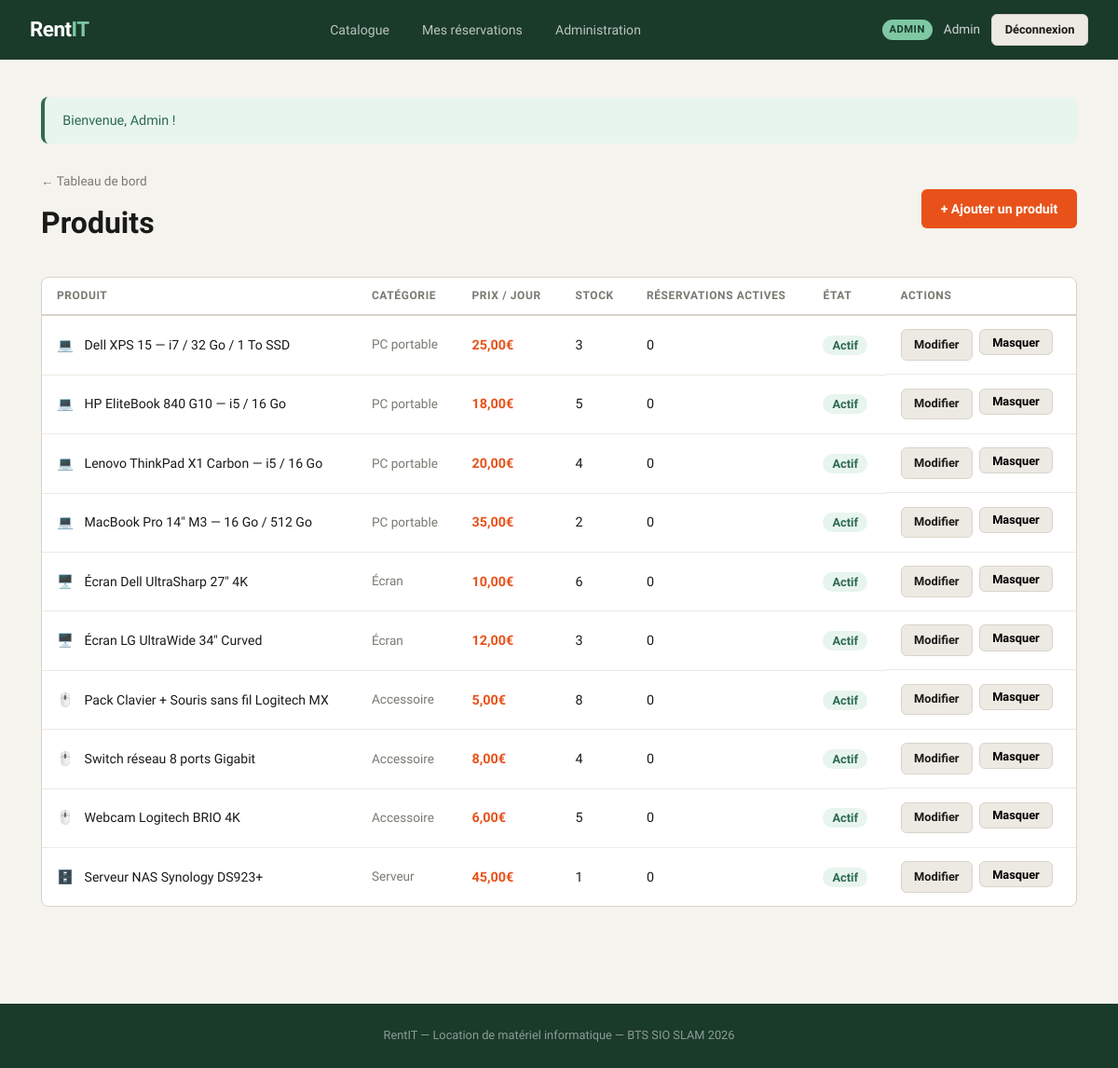
The page /admin/produits.php (signed in) on the database its author committed.
### tables this page shows
CREATE TABLE IF NOT EXISTS `produits` (
  `id` int NOT NULL AUTO_INCREMENT,
  `nom` varchar(200) NOT NULL,
  `description` text NOT NULL,
  `categorie` enum('PC portable','Écran','Accessoire','Serveur','Autre') DEFAULT 'Autre',
  `prix_jour` decimal(8,2) NOT NULL,
  `stock` int NOT NULL DEFAULT '1',
  `image` varchar(255) DEFAULT 'default.jpg',
  `disponible` tinyint(1) DEFAULT '1',
  `created_at` datetime DEFAULT CURRENT_TIMESTAMP,
  PRIMARY KEY (`id`)
);

### admin/produits.php (the view, shortened to what this page needs)
<?php
require_once __DIR__ . '/../config/db.php';
$produits = $pdo->query('SELECT p.*, (SELECT COUNT(*) FROM reservations r WHERE r.produit_id = p.id AND r.statut IN ("confirmée","en_cours")) AS reservations_actives FROM produits p ORDER BY p.categorie, p.nom')->fetchAll();
$icons = ['PC portable' => '💻', 'Écran' => '🖥️', 'Accessoire' => '🖱️', 'Serveur' => '🗄️', 'Autre' => '📦'];
require_once __DIR__ . '/../includes/header.php';
?>
<div style="display:flex; align-items:center; justify-content:space-between; margin-bottom:2rem; flex-wrap:wrap; gap:1rem;">
    <div>
        <div style="margin-bottom:0.5rem;"><a href="/rentit/admin/index.php" style="color:var(--muted); text-decoration:none; font-size:0.85rem;">← Tableau de bord</a></div>
        <h1 style="font-family:'Clash Display',sans-serif; font-size:2rem; font-weight:700;">Produits</h1>
    </div>
    <a href="/rentit/admin/produits.php?action=add" class="btn btn-primary">+ Ajouter un produit</a>
</div>
<div class="card" style="padding:0; overflow:hidden;">
    <table>
        <thead>
            <tr>
                <th>Produit</th>
                <th>Catégorie</th>
                <th>Prix / jour</th>
                <th>Stock</th>
                <th>Réservations actives</th>
                <th>État</th>
                <th>Actions</th>
            </tr>
        </thead>
        <tbody>
            <?php foreach ($produits as $p): ?>
            <tr>
                <td>
                    <span style="margin-right:0.5rem;"><?= $icons[$p['categorie']] ?? '📦' ?></span>
                    <span style="font-weight:500; font-size:0.88rem;"><?= htmlspecialchars($p['nom']) ?></span>
                </td>
                <td style="color:var(--muted); font-size:0.85rem;"><?= htmlspecialchars($p['categorie']) ?></td>
                <td style="font-weight:600; color:var(--cta);"><?= number_format($p['prix_jour'], 2, ',', ' ') ?>€</td>
                <td><?= $p['stock'] ?></td>
                <td><?= $p['reservations_actives'] ?></td>
                <td>
                    <span style="font-size:0.8rem; padding:3px 10px; border-radius:20px; font-weight:600;
                        <?= $p['disponible'] ? 'background:#e8f5ee; color:#2d6a4f;' : 'background:#fdf0ee; color:var(--danger);' ?>">
                        <?= $p['disponible'] ? 'Actif' : 'Masqué' ?>
                    </span>
                </td>
                <td style="display:flex; gap:0.4rem; flex-wrap:wrap;">
                    <a href="/rentit/admin/produits.php?action=edit&id=<?= $p['id'] ?>" class="btn btn-secondary btn-sm">Modifier</a>
                    <form method="POST" style="display:inline;">
                        <button type="submit" class="btn btn-sm" style="background:var(--surface); border:1px solid var(--border);">
                            <?= $p['disponible'] ? 'Masquer' : 'Activer' ?>
                        </button>
                    </form>
                </td>
            </tr>
            <?php endforeach; ?>
        </tbody>
    </table>
</div>
<?php require_once __DIR__ . '/../includes/footer.php'; ?>

### includes/header.php (style rules this page uses)
*, *::before, *::after { box-sizing: border-box; margin: 0; padding: 0; }
:root { --bg: #f5f3ee; --white: #ffffff; --surface: #edeae3; --border: #d8d4ca; --text: #1a1a18; --muted: #7a7870; --accent: #1a3a2a; --accent2: #2d6a4f; --cta: #e8521a; --cta-h: #cc4515; --success: #2d6a4f; --warning: #c68b2a; --danger: #c0392b; --info: #1a4a6a; --radius: 8px; }
body { font-family: 'Bricolage Grotesque', sans-serif; background: var(--bg); color: var(--text); min-height: 100vh; font-size: 15px; line-height: 1.6; }
.card { background: var(--white); border: 1px solid var(--border); border-radius: var(--radius); padding: 1.5rem; }
.btn { display: inline-flex; align-items: center; gap: 0.4rem; padding: 0.6rem 1.3rem; border-radius: 6px; border: none; cursor: pointer; font-family: 'Bricolage Grotesque', sans-serif; font-weight: 600; font-size: 0.88rem; text-decoration: none; transition: all 0.15s; }
.btn-primary { background: var(--cta); color: #fff; }
.btn-secondary { background: var(--surface); color: var(--text); border: 1px solid var(--border); }
.btn-sm { padding: 0.35rem 0.85rem; font-size: 0.8rem; }
table { width: 100%; border-collapse: collapse; }
th { text-align: left; padding: 0.6rem 1rem; font-size: 0.75rem; text-transform: uppercase; letter-spacing: 0.6px; color: var(--muted); border-bottom: 2px solid var(--border); font-weight: 600; }
td { padding: 0.9rem 1rem; border-bottom: 1px solid var(--surface); font-size: 0.9rem; vertical-align: middle; }
tr:last-child td { border-bottom: none; }

### rows shown on the page
produits: categorie "💻", nom "Dell XPS 15 — i7 / 32 Go / 1 To SSD", categorie "PC portable", prix_jour "25,00", stock "3", reservations_actives "0", disponible "Actif"
produits: categorie "💻", nom "HP EliteBook 840 G10 — i5 / 16 Go", categorie "PC portable", prix_jour "18,00", stock "5", reservations_actives "0", disponible "Actif"
produits: categorie "💻", nom "Lenovo ThinkPad X1 Carbon — i5 / 16 Go", categorie "PC portable", prix_jour "20,00", stock "4", reservations_actives "0", disponible "Actif"
produits: categorie "💻", nom "MacBook Pro 14\" M3 — 16 Go / 512 Go", categorie "PC portable", prix_jour "35,00", stock "2", reservations_actives "0", disponible "Actif"
produits: categorie "🖥️", nom "Écran Dell UltraSharp 27\" 4K", categorie "Écran", prix_jour "10,00", stock "6", reservations_actives "0", disponible "Actif"
produits: categorie "🖥️", nom "Écran LG UltraWide 34\" Curved", categorie "Écran", prix_jour "12,00", stock "3", reservations_actives "0", disponible "Actif"
produits: categorie "🖱️", nom "Pack Clavier + Souris sans fil Logitech MX", categorie "Accessoire", prix_jour "5,00", stock "8", reservations_actives "0", disponible "Actif"
produits: categorie "🖱️", nom "Switch réseau 8 ports Gigabit", categorie "Accessoire", prix_jour "8,00", stock "4", reservations_actives "0", disponible "Actif"
produits: categorie "🖱️", nom "Webcam Logitech BRIO 4K", categorie "Accessoire", prix_jour "6,00", stock "5", reservations_actives "0", disponible "Actif"
produits: categorie "🗄️", nom "Serveur NAS Synology DS923+", categorie "Serveur", prix_jour "45,00", stock "1", reservations_actives "0", disponible "Actif"

### other values the page prints
$user['nom'] "Admin"
$flash['message'] "Bienvenue, Admin !"
